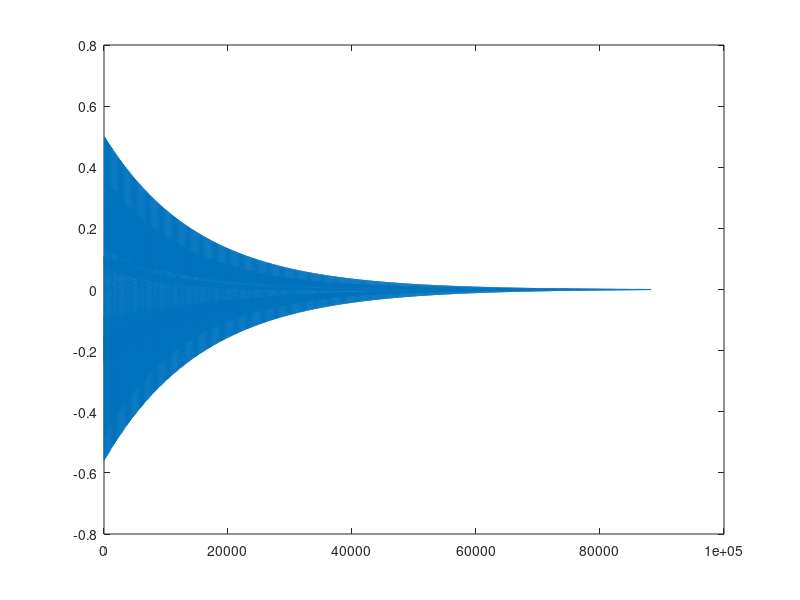

MATLAB code for this plot:
clc; clear all; close all;


%% Buid instrument sound 
imc=[1 4 1 2 10 5 1 1 7 6 1]; %instrument modal coefficients
ipc=[0 .25 .52 .72 1.21 1.45 1.79 2 2.25 2.5 3]; %instrument phase coeffients

fundTone=440; %hz in frequency 
for i = 1:5
    subharmonics(i) = fundTone/(i+1);
    overtones(i) = i*fundTone
end
w=[subharmonics fundTone overtones];

%ripped violin from GM midi library - predefined
%ripped violin from GM midi library - predefined
imc=[0.0979442269723713;0.0252157905168951;0.0243248580016378;0.0213070221452342;0.0203879062018315;0.0155254256625059;0.0138000233541889;0.0129541812283203;0.0110599665221740;0.0108402509084310;0.0107560755981841]
ipc=[2.71281016554826;-0.637899062864777;-0.589739030090182;2.80489446270531;-0.418176155174036;-1.70005750715497;2.70238846179140;2.51450154729588;0.348735950180204;0.713969869995008;-2.80472407086906]
w=[293.750796850035;587.501593700070;1762.37457241366;1468.62377556363;293.620588163488;2056.12536926370;293.881005536582;587.371385013523;881.122181863558;2937.24755112725;881.252390550105]

fs=44100; %samplng frequency
dur=2
t=0:1/fs:dur;
isamp=zeros(1,length(t));
for i=1:10
    temp=imc(i)*sin(w(i)*t*(2*pi)+ipc(i));
isamp=isamp+temp;
end



%fade
isamp=isamp.*exp(-3*t);
%safe
isamp=isamp/max(isamp)*0.5;
%initial pick-fade in
%initial pick-strike
%plot and play
plot(isamp)
%sound(isamp,44800)

A4=isamp;
As4=resample(isamp,466,440);
B4=resample(isamp,494,440);
C5=resample(isamp,523,440);
Cs5=resample(isamp,554,440);
D5=resample(isamp,587,440);
Ds5=resample(isamp,622,440);
E5=resample(isamp,659,440);
F5=resample(isamp,698,440);
Fs5=resample(isamp,739,440);
G5=resample(isamp,783,440);
Gs5=resample(isamp,830,440);
A5=resample(isamp,880,440);
As5=resample(isamp,923,440);
B5=resample(isamp,987,440);
C6=resample(isamp,1046,440);

sound(C5,fs);pause(1);sound(D5,fs);pause(1);sound(E5,fs);pause(1);
sound(F5,fs);pause(1);sound(G5,fs);pause(1);sound(A5,fs);pause(1);
sound(G5,fs);pause(1);sound(A5,fs);pause(1);sound(B5,fs);pause(1);
sound(C5,fs);
pause(5)
sound(C6,fs);pause(1);sound(C6,fs);pause(1);sound(G5,fs);pause(1);
sound(G5,fs);pause(1);sound(A4,fs);pause(1);sound(A4,fs);pause(1);
sound(G5,fs);pause(1);sound(F5,fs);pause(1);sound(F5,fs);pause(1);
sound(E5,fs);pause(1);sound(E5,fs);pause(1);sound(D5,fs);pause(1);
sound(D5,fs);pause(1);sound(C5,fs);pause(1);
pause(1);
sound(C5,fs);pause(1);sound(C5,fs);pause(1);sound(G5,fs);pause(1);
sound(G5,fs);pause(1);sound(A5,fs);pause(1);sound(A5,fs);pause(1);
sound(G5,fs);pause(1);sound(F5,fs);pause(1);sound(F5,fs);pause(1);
sound(E5,fs);pause(1);sound(E5,fs);pause(1);sound(D5,fs);pause(1);
sound(D5,fs);pause(1);sound(C5,fs);pause(1);
pause(1);
sound(G5,fs);pause(1);sound(G5,fs);pause(1);sound(F5,fs);pause(1);
sound(F5,fs);pause(1);sound(E5,fs);pause(1);sound(E5,fs);pause(1);
sound(D5,fs);pause(1);
pause(1);
sound(G5,fs);pause(1);sound(G5,fs);pause(1);sound(F5,fs);pause(1);
sound(F5,fs);pause(1);sound(E5,fs);pause(1);sound(E5,fs);pause(1);
sound(D5,fs);pause(1);
pause(1);
sound(C5,fs);pause(1);sound(C5,fs);pause(1);sound(G5,fs);pause(1);
sound(G5,fs);pause(1);sound(A5,fs);pause(1);sound(A5,fs);pause(1);
sound(G5,fs);pause(1);sound(F5,fs);pause(1);sound(F5,fs);pause(1);
sound(E5,fs);pause(1);sound(E5,fs);pause(1);sound(D5,fs);pause(1);
sound(D5,fs);pause(1)

%sound([C5 C5 C5 G5 A5 A5 A5 E5],fs)
